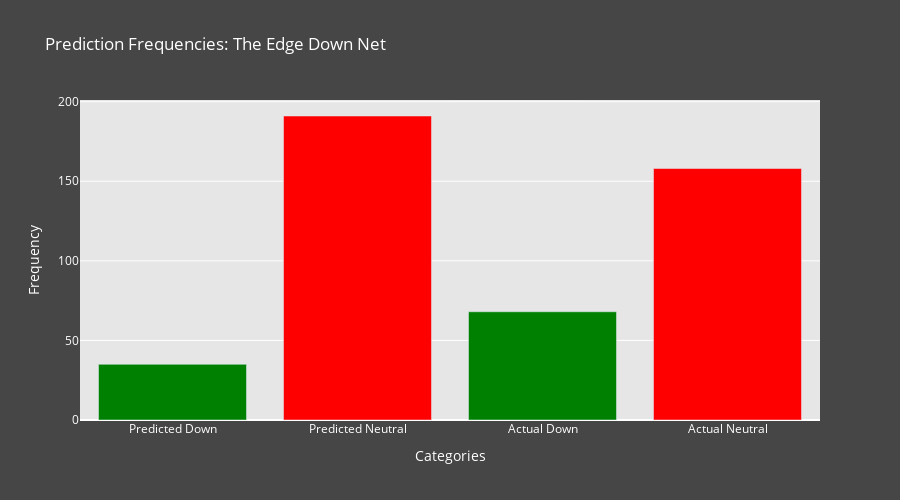

Here is the notebook cell this chart was saved with:
### Code cell
# Creating an empty list to house network prediction frequencies
PredDown = []
PredNeutral = []
ActualDown = []
ActualNeutral = []

# Looping through each piece of given data (Threshhold = 0.5)
for i in range(X_test.shape[0]):
        
    # Checking for an Down prediction and appending
    if Predict(X_test[i], TheEdgeDown, False)[0][0] >= 0.5:
        PredDown.append(1)
    
    # Checking for an down prediction and appending
    elif Predict(X_test[i], TheEdgeDown, False)[0][0] < 0.5:
        PredNeutral.append(0)

    # Checking for an actual Down
    if Y_test[i][0][0] == 1:
        ActualDown.append(1)

    # Checking for an actual down
    elif Y_test[i][0][0] == 0:
        ActualNeutral.append(0)

# Creating a bar plot of prediction frequencies
EdgeDownFig = go.Figure()

# Adding the data
EdgeDownFig.add_trace(go.Bar(x=["Predicted Down", "Predicted Neutral", "Actual Down", "Actual Neutral"],
                        y=[len(PredDown), len(PredNeutral), len(ActualDown), len(ActualNeutral)],
                        marker=dict(color=["green", "red", "green", "red"])))

# Downdating the layout
EdgeDownFig.update_layout(title=dict(text="Prediction Frequencies: The Edge Down Net", font=dict(color="white")),
                     xaxis=dict(title="Categories",
                                titlefont=dict(color="White"),
                                tickfont=dict(color="White")),
                     yaxis=dict(title="Frequency", 
                                titlefont=dict(color="White"),
                                tickfont=dict(color="White")),
                     plot_bgcolor="rgba(230,230,230,1)",
                     paper_bgcolor="rgba(70,70,70,1)",
                     height=500) 

# Displaying the plot
EdgeDownFig.show()

### Figure 1 — Plotly figure (JSON) as saved in the notebook; plotly's stock layout.template omitted (floating-point values rounded to 4 significant figures)
{"data": [{"marker": {"color": ["green", "red", "green", "red"]}, "type": "bar", "x": ["Predicted Down", "Predicted Neutral", "Actual Down", "Actual Neutral"], "y": [35, 191, 68, 158]}], "layout": {"height": 500, "paper_bgcolor": "rgba(70,70,70,1)", "plot_bgcolor": "rgba(230,230,230,1)", "title": {"font": {"color": "white"}, "text": "Prediction Frequencies: The Edge Down Net"}, "xaxis": {"tickfont": {"color": "White"}, "title": {"font": {"color": "White"}, "text": "Categories"}}, "yaxis": {"tickfont": {"color": "White"}, "title": {"font": {"color": "White"}, "text": "Frequency"}}}}
